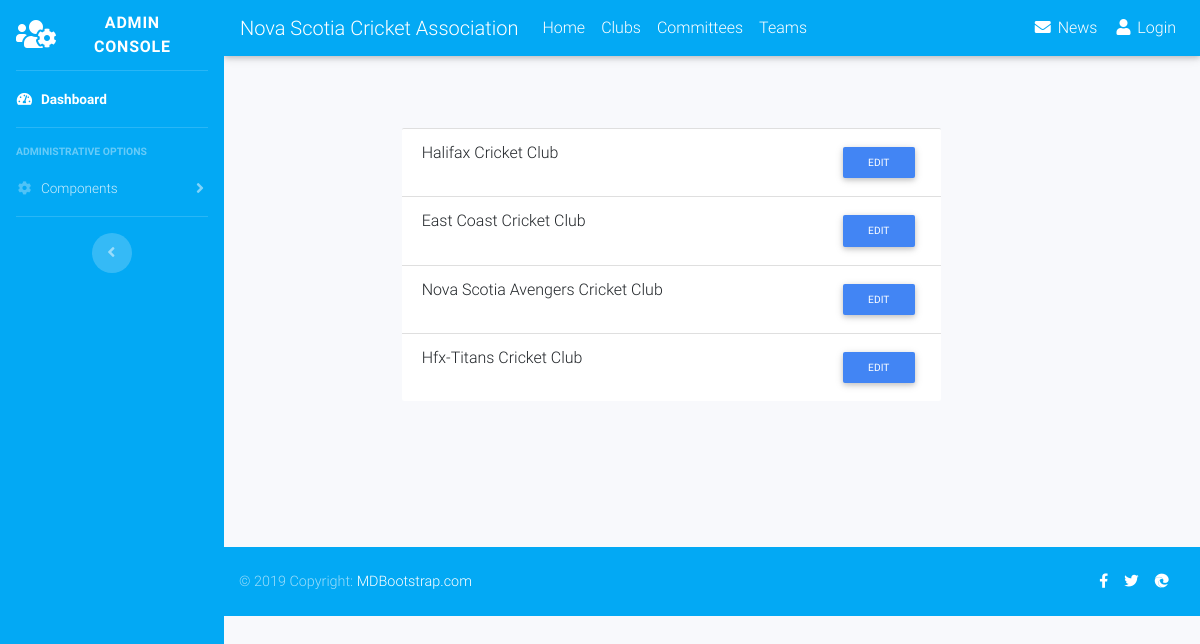
/admin/editClubInfo.php, run on the app's committed database.
### tables this page shows
CREATE TABLE `nsca_clubs` (
  `ClubID` int(11) NOT NULL,
  `Name` varchar(64) DEFAULT NULL,
  `Abbreviation` varchar(20) DEFAULT NULL,
  `Website` varchar(128) DEFAULT NULL,
  `Description` varchar(512) DEFAULT NULL,
  `Email` varchar(128) DEFAULT NULL,
  `Phone` varchar(12) DEFAULT NULL,
  `Facebook` varchar(256) DEFAULT NULL,
  `TeamImage` varchar(64) DEFAULT NULL
);

### db/dbFunctions.php (called while the page is built, shortened)
<?php
function getClubs($conn){
    $stmt = $conn->prepare("SELECT * FROM nsca_clubs");
    $stmt->execute();
    $allClubs = $stmt->get_result();
    return $allClubs;
}

### admin/editClubInfo.php (the view, shortened to what this page needs)
<?php
include_once "../db/dbFunctions.php";
include "../includes/components/adminHeader.php";
$allClubs = getClubs($conn);
?>
<div class="col-7 offset-2">
    <br><br>
    <?php
    if (isset($_GET['id'])) {
        $clubInfo = getClub($conn, $_GET['id']);
    ?>
    <a class="btn btn-primary btn-sm" href="editClubInfo.php">Return</a>
    <br><br>
    <form action = "<?php $_SERVER['PHP_SELF']; ?>" method="POST">
        <div class="input-group mb-3">
            <div class="input-group-prepend">
                <label class="input-group-text" for="ClubName">Club Name</label>
            </div>
            <input type="text" class="form-control" name="ClubName" id="ClubName" value="<?=$clubInfo['Name']?>" placeholder="Club Name">
        </div>
        <div class="input-group mb-3">
            <div class="input-group-prepend">
                <label class="input-group-text" for="ClubPhone">Phone</label>
            </div>
            <input class="form-control" type="tel" id="ClubPhone" name="ClubPhone" value="<?=$clubInfo['Phone']?>" placeholder="9021234567">
        </div>
        <div class="input-group mb-3">
            <div class="input-group-prepend">
                <label class="input-group-text" for="ClubEmail">Email</label>
            </div>
            <input type="email" class="form-control" name="ClubEmail" id="ClubEmail" value="<?=$clubInfo['Email']?>" placeholder="username@email.com">
        </div>
        <div class="input-group mb-3">
            <div class="input-group-prepend">
                <label class="input-group-text" for="ClubFacebook">Facebook URL</label>
            </div>
            <input type="text" class="form-control" name="ClubFacebook" id="ClubFacebook" value="<?=$clubInfo['Facebook']?>" placeholder="www.facebook.com/team-page">
        </div>
        <div class="input-group mb-3">
            <div class="input-group-prepend">
                <label class="input-group-text" for="ClubWebsite">Website URL</label>
            </div>
            <input type="text" class="form-control" name="ClubWebsite" id="ClubWebsite" value="<?=$clubInfo['Website']?>" placeholder="www.url.com">
        </div>
    </form>
    <?php } else { ?>
    <ul class="list-group list-group-flush">
        <?php
        while ($row = mysqli_fetch_assoc($allClubs)) {
        ?>
            <li class="list-group-item">
                <div class="d-flex justify-content-between">
                    <span class="align-middle">
                        <?= $row['Name'] ?>
                    </span>
                    <a href="<?= $_SERVER['PHP_SELF'] ?>?id=<?= $row['ClubID'] ?>" class="btn btn-primary btn-sm align-middle" role="button">Edit</a>
            </div>
            </li>
            <?php
            }
            ?>
        </ul>
    <?php } ?>
</div>
<?php
include "../includes/components/footer.php";

### data on the page
nsca_clubs: Name "Halifax Cricket Club"
nsca_clubs: Name "East Coast Cricket Club"
nsca_clubs: Name "Nova Scotia Avengers Cricket Club"
nsca_clubs: Name "Hfx-Titans Cricket Club"
